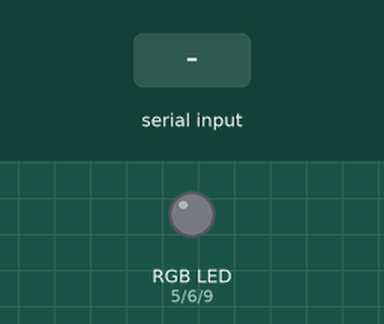
Recording of a sketch running on a simulated Arduino Uno, built with avr-gcc and run on an emulated ATmega328P. Parts: an RGB LED mixed from three pins (HIGH = lit). The inputs (shaded band) are chosen by the test bench. Dim RGB values are drawn brighter than linear; what the sketch prints to the serial monitor is not drawn.

Above: at 1.2 s.
1.3 s: "r" received over the second serial link
At 2.06 s:
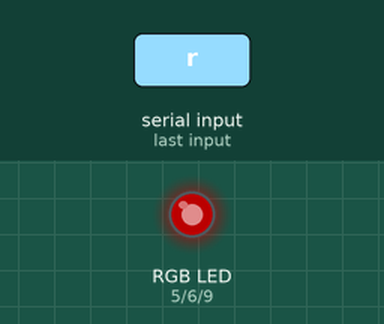
4.3 s: "b" received over the second serial link
At 5.06 s:
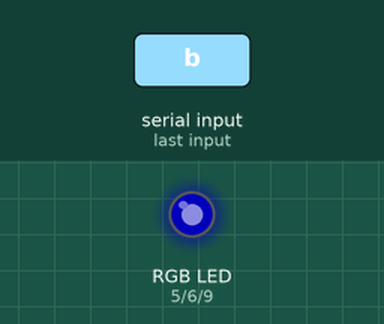
7.3 s: "g" received over the second serial link
At 8.07 s:
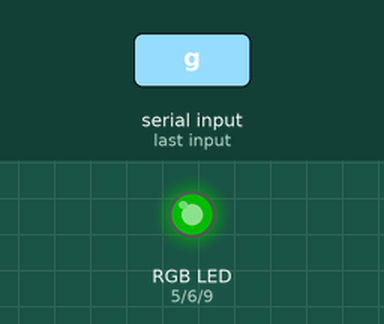
Timing chart, 0 to 11.4 s (numbered marks = the images above; inputs shaded):
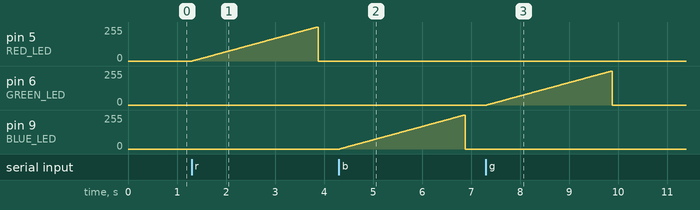

The sketch:

huehuehue.ino
```cpp
#include <SoftwareSerial.h>

#define RED_LED 5
#define GREEN_LED 6
#define BLUE_LED 9

SoftwareSerial hc06(2,3);

int brightness = 255;
int gBright = 0;
int rBright = 0;
int bBright = 0;
int fadeSpeed = 10;

void setup() {
    Serial.begin(9600);
    pinMode(RED_LED, OUTPUT);
    pinMode(GREEN_LED, OUTPUT);
    pinMode(BLUE_LED, OUTPUT);

    hc06.begin(9600);
}

void loop() {
  if (hc06.available()){
    char input = hc06.read();

    switch (input) {
      case 'r':
        Serial.write("red");
        _TurnOn(RED_LED);
        break;
      case 'b':
        Serial.write("blue");
        _TurnOn(BLUE_LED);
        break;
      case 'g':
        Serial.write("green");
        _TurnOn(GREEN_LED);
        break;
    }
  }
  delay(10);
  _TurnOff();
  delay(10);
}

void _TurnOn(int pin) {
    for (int i = 0; i < 256; i++) {
        analogWrite(pin, i);
        delay(fadeSpeed);
    }
}

void _TurnOff() {
  analogWrite(GREEN_LED, 0);
  analogWrite(RED_LED, 0);
  analogWrite(BLUE_LED, 0);
}
```

Measured:
- after the input at 1.3 s, pin 5 (RED_LED): rises from 0/255 to 255/255 in 2.5 s, then falls to 0/255 in 0.02 s
- after the input at 4.3 s, pin 9 (BLUE_LED): rises from 0/255 to 255/255 in 2.5 s, then falls to 0/255 in 0.02 s
- after the input at 7.3 s, pin 6 (GREEN_LED): rises from 0/255 to 255/255 in 2.5 s, then falls to 0/255 in 0.02 s
